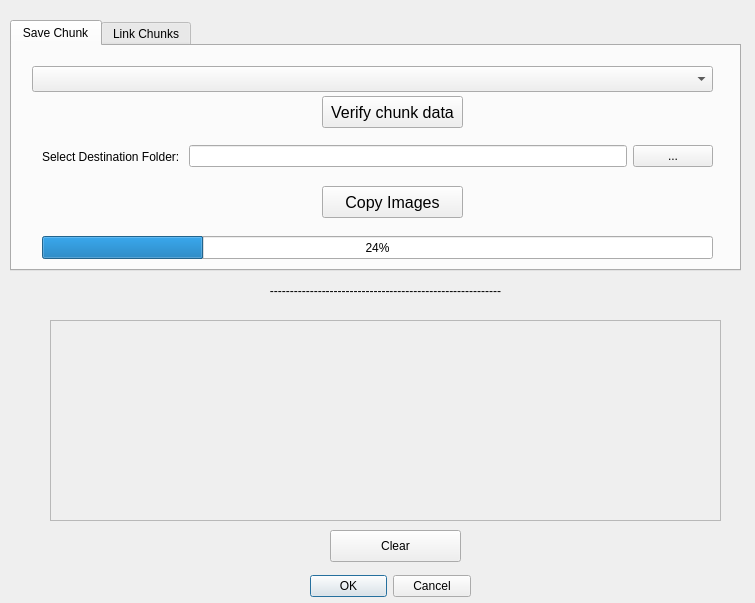
<?xml version="1.0" encoding="UTF-8"?>
<ui version="4.0">
 <class>SaveChunkDialogBase</class>
 <widget class="QDialog" name="SaveChunkDialogBase">
  <property name="geometry">
   <rect>
    <x>0</x>
    <y>0</y>
    <width>755</width>
    <height>603</height>
   </rect>
  </property>
  <property name="windowTitle">
   <string>Save Chunk</string>
  </property>
  <widget class="QTabWidget" name="tabWidget">
   <property name="geometry">
    <rect>
     <x>10</x>
     <y>20</y>
     <width>731</width>
     <height>251</height>
    </rect>
   </property>
   <property name="currentIndex">
    <number>0</number>
   </property>
   <widget class="QWidget" name="save_chunk">
    <attribute name="title">
     <string>Save Chunk</string>
    </attribute>
    <widget class="QPushButton" name="verifyChunkButton">
     <property name="enabled">
      <bool>true</bool>
     </property>
     <property name="geometry">
      <rect>
       <x>310</x>
       <y>50</y>
       <width>141</width>
       <height>32</height>
      </rect>
     </property>
     <property name="sizePolicy">
      <sizepolicy hsizetype="Fixed" vsizetype="Fixed">
       <horstretch>0</horstretch>
       <verstretch>0</verstretch>
      </sizepolicy>
     </property>
     <property name="font">
      <font>
       <pointsize>12</pointsize>
      </font>
     </property>
     <property name="text">
      <string>Verify chunk data</string>
     </property>
     <property name="iconSize">
      <size>
       <width>16</width>
       <height>16</height>
      </size>
     </property>
     <property name="checkable">
      <bool>false</bool>
     </property>
     <property name="autoDefault">
      <bool>false</bool>
     </property>
     <property name="default">
      <bool>false</bool>
     </property>
     <property name="flat">
      <bool>false</bool>
     </property>
    </widget>
    <widget class="QWidget" name="horizontalLayoutWidget_3">
     <property name="geometry">
      <rect>
       <x>30</x>
       <y>90</y>
       <width>671</width>
       <height>41</height>
      </rect>
     </property>
     <layout class="QHBoxLayout" name="horizontalLayout3">
      <item>
       <widget class="QLabel" name="destinationFolderLabel">
        <property name="text">
         <string>Select Destination Folder: </string>
        </property>
       </widget>
      </item>
      <item>
       <widget class="QLineEdit" name="destinationFolderPath"/>
      </item>
      <item>
       <widget class="QPushButton" name="destinationFolderButton">
        <property name="text">
         <string>...</string>
        </property>
       </widget>
      </item>
     </layout>
    </widget>
    <widget class="QPushButton" name="copyImagesButton">
     <property name="geometry">
      <rect>
       <x>310</x>
       <y>140</y>
       <width>141</width>
       <height>32</height>
      </rect>
     </property>
     <property name="font">
      <font>
       <pointsize>12</pointsize>
      </font>
     </property>
     <property name="text">
      <string>Copy Images</string>
     </property>
    </widget>
    <widget class="QProgressBar" name="progressBar">
     <property name="geometry">
      <rect>
       <x>30</x>
       <y>190</y>
       <width>671</width>
       <height>23</height>
      </rect>
     </property>
     <property name="value">
      <number>24</number>
     </property>
    </widget>
    <widget class="QComboBox" name="chunks">
     <property name="enabled">
      <bool>true</bool>
     </property>
     <property name="geometry">
      <rect>
       <x>20</x>
       <y>20</y>
       <width>681</width>
       <height>26</height>
      </rect>
     </property>
    </widget>
   </widget>
   <widget class="QWidget" name="advanced">
    <attribute name="title">
     <string>Link Chunks</string>
    </attribute>
    <widget class="QWidget" name="horizontalLayoutWidget_4">
     <property name="geometry">
      <rect>
       <x>10</x>
       <y>20</y>
       <width>711</width>
       <height>41</height>
      </rect>
     </property>
     <layout class="QHBoxLayout" name="horizontalLayout2">
      <item>
       <widget class="QComboBox" name="chunks_2"/>
      </item>
      <item>
       <widget class="QComboBox" name="folders"/>
      </item>
     </layout>
    </widget>
    <widget class="QPushButton" name="verifyButton">
     <property name="enabled">
      <bool>true</bool>
     </property>
     <property name="geometry">
      <rect>
       <x>310</x>
       <y>130</y>
       <width>151</width>
       <height>32</height>
      </rect>
     </property>
     <property name="font">
      <font>
       <pointsize>12</pointsize>
      </font>
     </property>
     <property name="text">
      <string>Verify and Link</string>
     </property>
    </widget>
    <widget class="QWidget" name="horizontalLayoutWidget">
     <property name="geometry">
      <rect>
       <x>10</x>
       <y>70</y>
       <width>711</width>
       <height>41</height>
      </rect>
     </property>
     <layout class="QHBoxLayout" name="horizontalLayout">
      <item>
       <widget class="QLineEdit" name="chunkPath">
        <property name="enabled">
         <bool>true</bool>
        </property>
       </widget>
      </item>
      <item>
       <widget class="QPushButton" name="chunkPathButton">
        <property name="enabled">
         <bool>true</bool>
        </property>
        <property name="text">
         <string>...</string>
        </property>
       </widget>
      </item>
     </layout>
    </widget>
   </widget>
  </widget>
  <widget class="QDialogButtonBox" name="button_box">
   <property name="geometry">
    <rect>
     <x>310</x>
     <y>570</y>
     <width>161</width>
     <height>32</height>
    </rect>
   </property>
   <property name="orientation">
    <enum>Qt::Horizontal</enum>
   </property>
   <property name="standardButtons">
    <set>QDialogButtonBox::Cancel|QDialogButtonBox::Ok</set>
   </property>
  </widget>
  <widget class="QPushButton" name="clearButton">
   <property name="geometry">
    <rect>
     <x>330</x>
     <y>530</y>
     <width>131</width>
     <height>32</height>
    </rect>
   </property>
   <property name="text">
    <string>Clear</string>
   </property>
  </widget>
  <widget class="QScrollArea" name="scrollArea">
   <property name="geometry">
    <rect>
     <x>50</x>
     <y>320</y>
     <width>671</width>
     <height>201</height>
    </rect>
   </property>
   <property name="midLineWidth">
    <number>1</number>
   </property>
   <property name="sizeAdjustPolicy">
    <enum>QAbstractScrollArea::AdjustToContents</enum>
   </property>
   <property name="widgetResizable">
    <bool>true</bool>
   </property>
   <property name="alignment">
    <set>Qt::AlignHCenter|Qt::AlignTop</set>
   </property>
   <widget class="QWidget" name="scrollAreaWidgetContents">
    <property name="geometry">
     <rect>
      <x>0</x>
      <y>0</y>
      <width>669</width>
      <height>199</height>
     </rect>
    </property>
   </widget>
  </widget>
  <widget class="QLabel" name="statusBar">
   <property name="geometry">
    <rect>
     <x>50</x>
     <y>280</y>
     <width>671</width>
     <height>21</height>
    </rect>
   </property>
   <property name="text">
    <string>----------------------------------------------------------</string>
   </property>
   <property name="alignment">
    <set>Qt::AlignCenter</set>
   </property>
  </widget>
  <zorder>tabWidget</zorder>
  <zorder>button_box</zorder>
  <zorder>scrollArea</zorder>
  <zorder>statusBar</zorder>
  <zorder>clearButton</zorder>
  <zorder>scrollArea</zorder>
  <zorder>statusBar</zorder>
 </widget>
 <resources/>
 <connections>
  <connection>
   <sender>button_box</sender>
   <signal>accepted()</signal>
   <receiver>SaveChunkDialogBase</receiver>
   <slot>accept()</slot>
   <hints>
    <hint type="sourcelabel">
     <x>20</x>
     <y>20</y>
    </hint>
    <hint type="destinationlabel">
     <x>20</x>
     <y>20</y>
    </hint>
   </hints>
  </connection>
  <connection>
   <sender>button_box</sender>
   <signal>rejected()</signal>
   <receiver>SaveChunkDialogBase</receiver>
   <slot>reject()</slot>
   <hints>
    <hint type="sourcelabel">
     <x>20</x>
     <y>20</y>
    </hint>
    <hint type="destinationlabel">
     <x>20</x>
     <y>20</y>
    </hint>
   </hints>
  </connection>
 </connections>
</ui>
